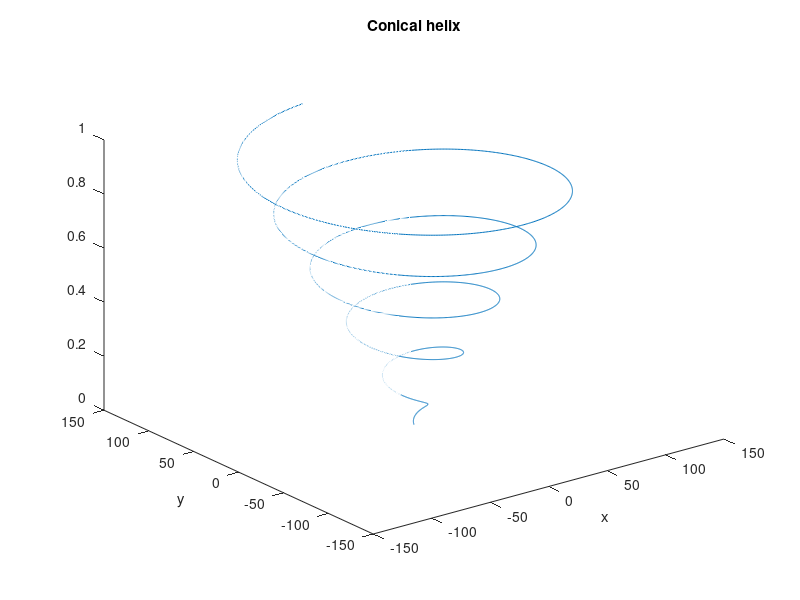

Recreate this plot in MATLAB.
a = 0.5;
c = 5.0;
t = 0:0.01:10*pi;

x = (a*t/2*pi*c).*sin(t);
y = (a*t/2*pi*c).*cos(t);
z = t/(2*pi*c);

figure(3);
plot3(x, y, z);
xlabel('x'); ylabel('y'); title('Conical helix');
